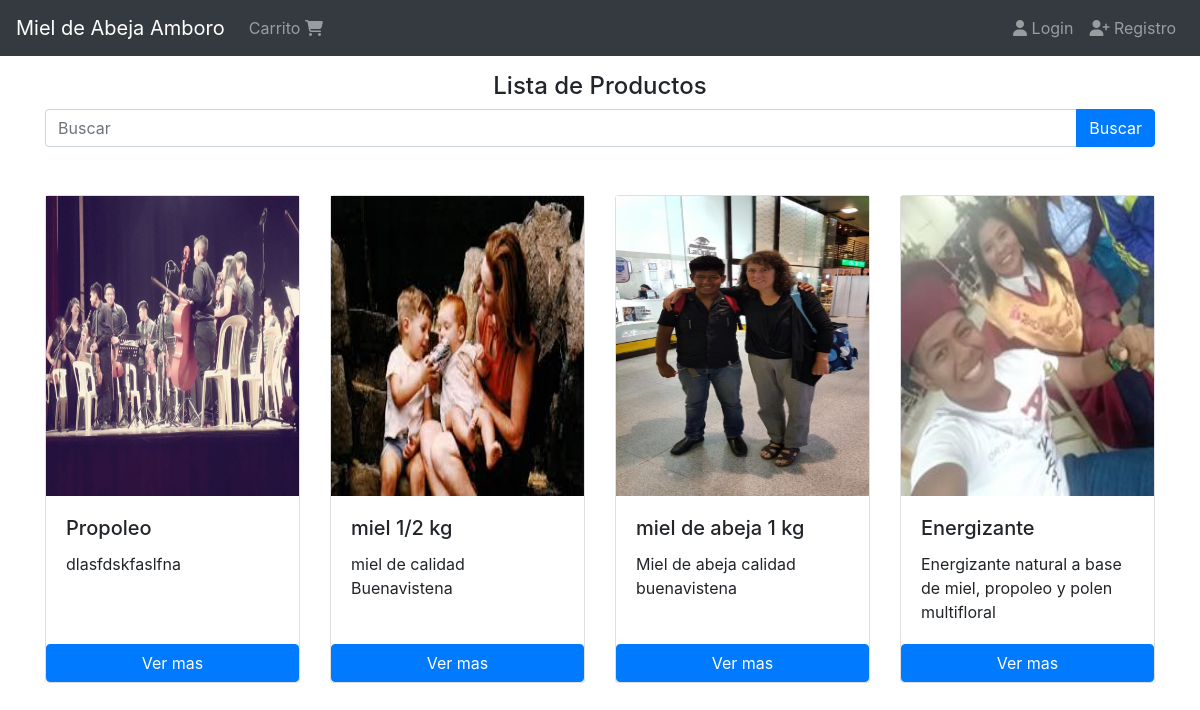
The page / on the database its author committed.
### products/models.py (models this page shows, shortened)
class Product(models.Model):
    tittle =models.CharField(max_length=50)
    description=models.TextField()
    price=models.DecimalField(max_digits=8, decimal_places=2, default=0.0)
    slug=models.SlugField(null=False, blank=False, unique=True)
    image=models.ImageField(upload_to='products/',null=False, blank=False)
    created_at=models.DateTimeField(auto_now_add=True)

### products/views.py (the view)
# urls.py: path('', ProductListView.as_view(), name='index'),
class ProductListView(ListView):
    template_name='index.html'
    queryset=Product.objects.all().order_by('-id')
    def get_context_data(self, **kwargs):
        context = super().get_context_data(**kwargs)
        context['message']='Lista de Productos'
        return context

### templates/index.html
  {%extends 'base.html' %}
  {%block content%}
  <div class="col">
    <h4 class="text-center">{{message}}</h4>
    {%include 'products/snippets/search.html'%}
    {% include 'products/snippets/list.html'%}
  </div>
  {%endblock%}

### products/templates/products/snippets/list.html
<div class="row">
  {%for object in product_list%}
    <div class="col-3 mt-5">
      {%include 'products/snippets/product.html' with product=object%}
    </div>
  {%endfor%}
</div>

### products/templates/products/snippets/product.html
<div class="card h-100">
  {% if product.image %}
    <img src="{{ product.image.url }}" alt="Imagen del Producto" height="300" >
  {% endif %}
  <div class="card-body">
    <h5 class="card-title">{{product.tittle}}</h5>
    <p class="card-text">{{ product.description }}</p>
  </div>
  <a href="{% url 'products:product' product.slug %}"class="btn btn-primary">Ver mas</a>
</div>

### rows shown on the page
Product: image (picture), tittle "Propoleo", description "dlasfdskfaslfna"
Product: image (picture), tittle "miel 1/2 kg", description "miel de calidad Buenavistena"
Product: image (picture), tittle "miel de abeja 1 kg", description "Miel de abeja calidad buenavistena"
Product: image (picture), tittle "Energizante", description "Energizante natural a base de miel, propoleo y polen multifloral"

### other values the page prints
{{ message }} "Lista de Productos"
